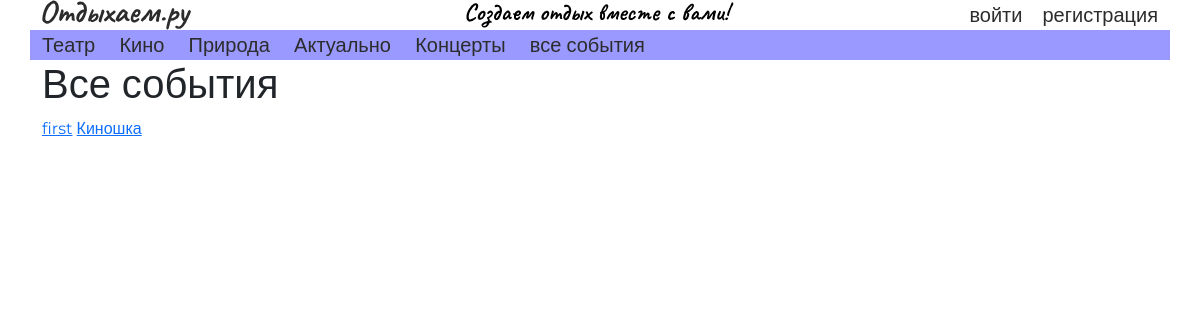
/events/, run on an earlier commit of the app's database.
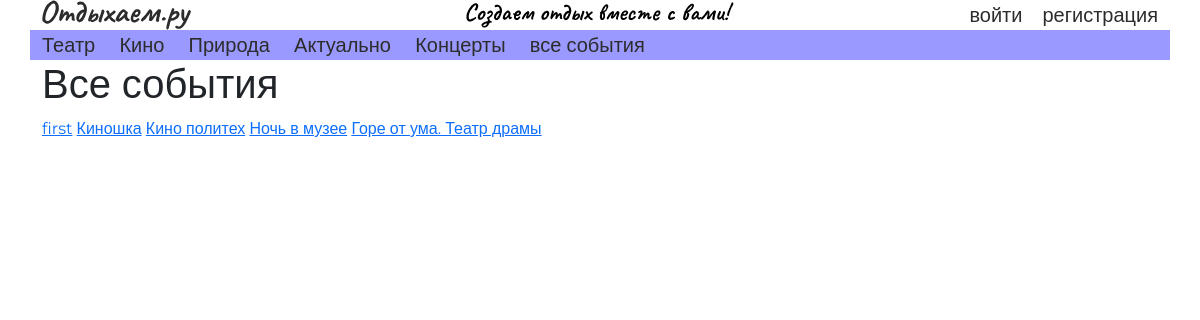
And on a later commit of the database.
### events/models.py (models this page shows, shortened)
class Event(models.Model):
    title = models.CharField('Title', max_length=50, default='')
    anons = models.CharField('Anons', max_length=100, default='')
    date = models.DateTimeField('Date', default=django.utils.timezone.now())
    creator_id = models.ForeignKey('auth.User', models.SET(1))
    category = models.ForeignKey('events.Category', models.SET(1))
    source = models.CharField("Source", max_length=200, default='')
    typeOfEvent = models.ForeignKey('events.TypeOfEvent', models.SET(1))
    image = models.ImageField(upload_to="images", default=None, null=True)

### events/views.py (the view)
# urls.py: path('', views.events_all, name="events_all"),
def events_all(request):
    events = Event.objects.all()
    return render(request, 'events/events_all.html', {"events": events})

### events/templates/events/events_all.html (shortened to what this page needs)
{% extends 'index.html' %}
{% block body %}
	<h1>Все события</h1>
    {% for event in events %}
    	<a href="{% url 'event_detail' event.id %}"> {{ event.title }}</a>
    {% endfor %}
{% endblock %}

What changed in the data, as far as the page shows it:
added Event: title "Кино политех"
added Event: title "Ночь в музее"
added Event: title "Горе от ума. Театр драмы"
